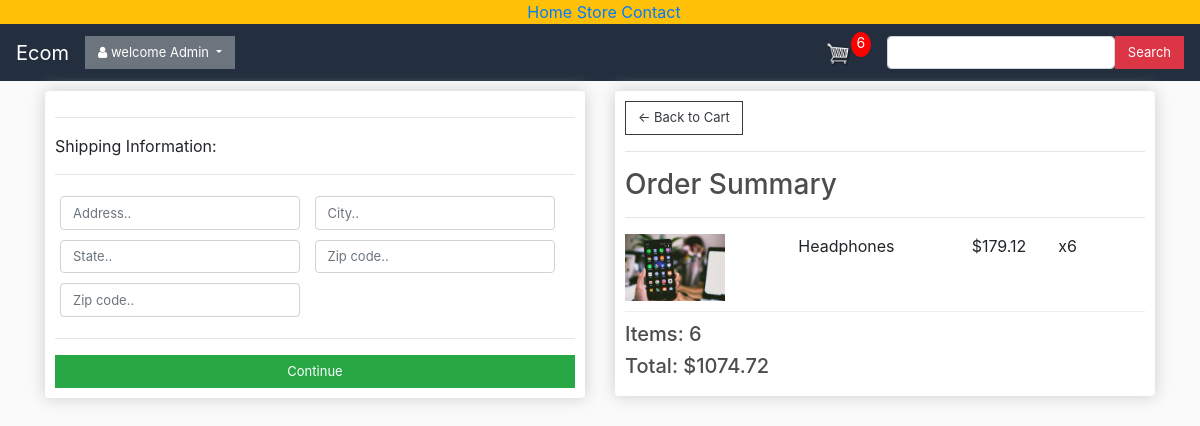
Page /user_checkout/ (signed in) on the earlier database version.
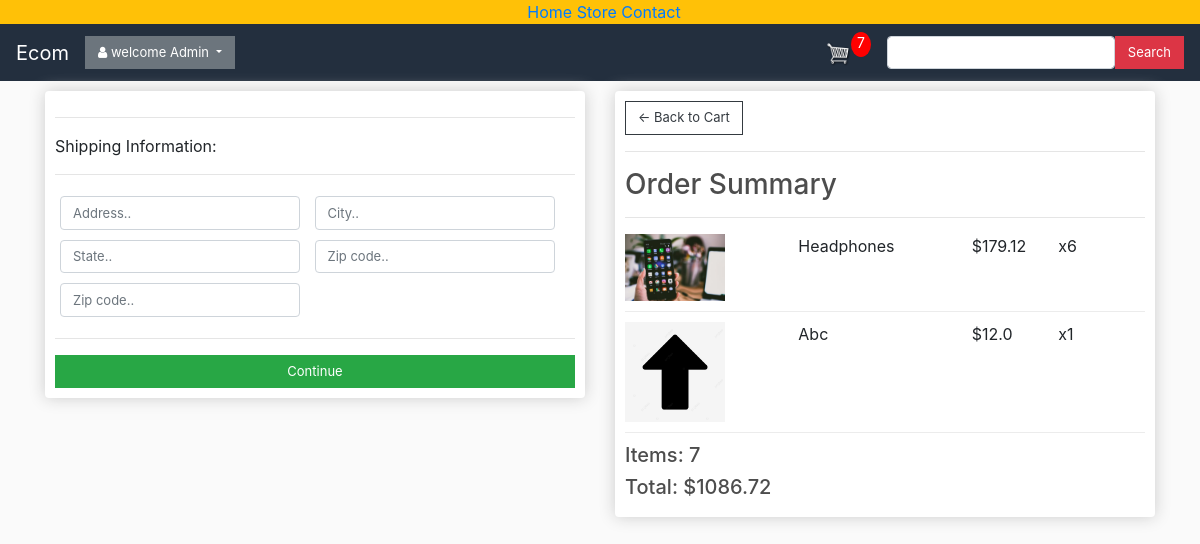
Same page on the later database version.
### user_panel/models.py (models this page shows, shortened)
class OrderItem(models.Model):
    product = models.ForeignKey(Product, on_delete=models.SET_NULL, blank=True, null=True)
    order = models.ForeignKey(Order, on_delete=models.SET_NULL, blank=True, null=True)
    quantity = models.IntegerField(default=0, null=True, blank=True)
    date_added = models.DateTimeField(auto_now_add=True)
    @property
    def get_total(self):
        total = self.product.price * self.quantity
        return total

class Product(models.Model):
    name = models.CharField(max_length=200, null=True)
    price = models.FloatField()
    descriptions = models.CharField(max_length=500, null=True)
    digital = models.BooleanField(default=False, null=True, blank=False)
    image1 = models.ImageField(null=True, blank=True)
    image2 = models.ImageField(null=True, blank=True)
    image3 = models.ImageField(null=True, blank=True)
    def imageURL1(self):
        try:
            url = self.image1.url
        except:
            url = ''
        return url

class Order(models.Model):
    customer = models.ForeignKey(Customer, on_delete=models.SET_NULL, blank=True, null=True)
    date_orderd = models.DateTimeField(auto_now_add=True)
    complete = models.BooleanField(default=False, null=True, blank=False)
    transaction_id = models.CharField(max_length=200, null=True)
    @property
    def shipping(self):
        shipping = False
        orderitems = self.orderitem_set.all()
        for i in orderitems:
            if i.product.digital == False:
                shipping = True
            return shipping
    @property
    def get_cart_total(self):
        orderitems = self.orderitem_set.all()
        total = sum([item.get_total for item in orderitems])
        return total
    @property
    def get_cart_items(self):
        orderitems = self.orderitem_set.all()
        total = sum([item.quantity for item in orderitems])
        return total

### user_panel/views.py (the view)
# urls.py: path('user_checkout/', views.checkout, name="user_checkout"),
@csrf_protect
def checkout(request):
    if request.user.is_authenticated:
        customer = request.user.customer
        order, created = Order.objects.get_or_create(customer=customer, complete=False)
        items = order.orderitem_set.all()
        cartItems = order.get_cart_items
    else:
        items = []
        order = {'get_cart_total':0, 'get_cart_items': 0,  'shipping': False}
        cartItems = order['get_cart_items']
    context = {
        'items': items,
        'order': order,
         'cartItems': cartItems,
    }
    return render(request, 'user_panel/checkout.html', context)

### templates/user_panel/checkout.html (shortened to what this page needs)
{% extends 'user_panel/base.html' %} {% load static %} {% block content %}
<div class="row">
  <div class="col-lg-6">
    <div class="box-element" id="form-wrapper">
      <form id="form">
        <div id="shipping-info">
          <hr />
          <p>Shipping Information:</p>
          <hr />
          <div class="form-field">
            <input
              class="form-control"
              type="text"
              name="address"
              placeholder="Address.."
            />
          </div>
          <div class="form-field">
            <input
              class="form-control"
              type="text"
              name="city"
              placeholder="City.."
            />
          </div>
          <div class="form-field">
            <input
              class="form-control"
              type="text"
              name="state"
              placeholder="State.."
            />
          </div>
          <div class="form-field">
            <input
              class="form-control"
              type="text"
              name="zipcode"
              placeholder="Zip code.."
            />
          </div>
          <div class="form-field">
            <input
              class="form-control"
              type="text"
              name="country"
              placeholder="Zip code.."
            />
          </div>
        </div>
        <hr />
        <input
          id="form-button"
          class="btn btn-success btn-block"
          type="submit"
          value="Continue"
        />
      </form>
    </div>
    <br />
  </div>
  <div class="col-lg-6">
    <div class="box-element">
      <a class="btn btn-outline-dark" href="{% url 'user_cart' %}"
        >&#x2190; Back to Cart</a
      >
      <hr />
      <h3>Order Summary</h3>
      <hr />
      {% for item in items %}
      <div class="cart-row">
        <div style="flex: 2">
          <img class="row-image" src="{{item.product.imageURL1}}" />
        </div>
        <div style="flex: 2"><p>{{item.product.name}}</p></div>
        <div style="flex: 1"><p>${{item.product.price}}</p></div>
        <div style="flex: 1"><p>x{{item.quantity}}</p></div>
      </div>
      {% endfor %}
      <h5>Items: {{order.get_cart_items}}</h5>
      <h5>Total: ${{order.get_cart_total|floatformat:2}}</h5>
    </div>
  </div>
</div>
{% endblock content %}

### templates/user_panel/base.html (shortened to what this page needs)
{% load static %}
<!DOCTYPE html>
<html lang="en">
  <head>
    <link
      rel="stylesheet"
      href="https://maxcdn.bootstrapcdn.com/bootstrap/4.5.2/css/bootstrap.min.css"
    />
    <link
      rel="stylesheet"
      href="https://cdnjs.cloudflare.com/ajax/libs/font-awesome/4.7.0/css/font-awesome.min.css"
    />
    <link rel="stylesheet" href="{% static 'user/css/style.css' %}" />
  </head>
  <body>
<div class="row bg-warning">
<div class="col-4">
</div>
<div class="col-4 text-center">
<a href="{% url 'user_home' %}" class="ml-2">Home</a>
<a href="{% url 'user_store' %}">Store</a>
<a href="{% url 'user_store' %}">Contact</a>
</div>
<div class="col-4">
</div>
</div>
    <nav class="navbar navbar-expand-lg navbar-dark bg-dark  ">
      <a class="navbar-brand" href="{% url 'user_home' %}">Ecom</a>
      <div class="collapse navbar-collapse" id="navbarSupportedContent">
        <ul class="navbar-nav mr-auto">
              <div class="d-flex flex-row">
  <div class="">
   {% if user.is_authenticated %}
            <div class="dropdown">
  <button class="btn btn-secondary dropdown-toggle btns" type="button" id="dropdownMenuButton" data-toggle="dropdown" aria-haspopup="true" aria-expanded="false">
    <i class="fa fa-user" aria-hidden="true"></i> welcome
            {{request.user.username}}
  </button>
</div>
      {% else %}
      <a class="btn btn-secondary btns">Login</a>
      {% endif %}
  </div>
</div>
        </ul>
        <div class="form-inline my-2 my-lg-0">
          <a href="{% url 'user_cart' %}">
            <img id="cart-icon" src="{% static 'images/cart.png' %}" />
          </a>
          <p id="cart-total">{{cartItems}}</p>
        </div>
        <div class="form-inline my-2 my-lg-0 text-center">
         <div class="d-flex flex-row">
  <div class="ml-3">
  <form  method="get" action="{% url 'user_search' %}">
  <input type="search" class="form-control" name="search"/> </div>
  <div class=""> <button class="btn btn-danger" type="submit">Search</button></div>
</div>
        </div>
      </div>
    </nav>
    <div class="container">{% block content %} {% endblock content %}</div>
  </body>
</html>

Differences in the rows shown:
added OrderItem: product.imageURL1 (picture), product.name "Abc", product.price "12.0", quantity "1"
computed for Order: get_cart_items "6" → "7"; get_cart_total "1074.72" → "1086.72"
Other differences:
{{ cartItems }}: "6" → "7"
